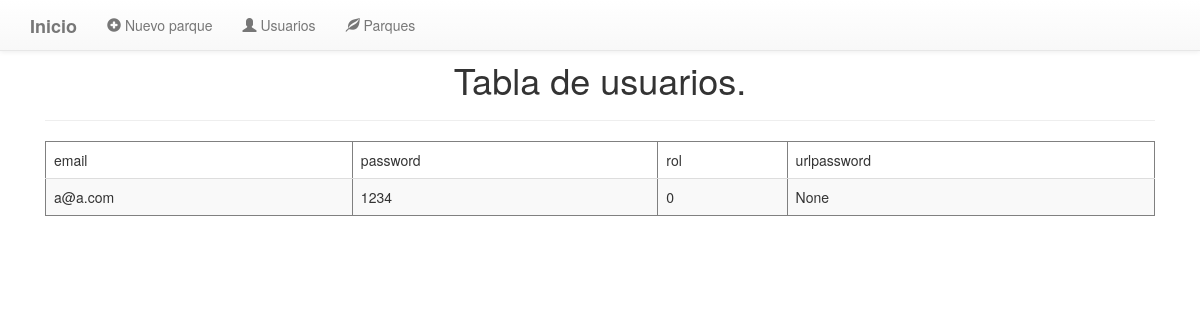
The page /usuarios on the database its author committed.
### tables this page shows
CREATE TABLE user (email TEXT PRIMARY KEY, password TEXT, rol INTEGER, urlpassword TEXT);

### src/server/app.py (the view)
@app.route('/usuarios')
def users():
    con = sql.connect("database.db")
    con.row_factory = sql.Row
    cur = con.cursor()
    cur.execute("select * from user")
    rows = cur.fetchall()
    print(rows)
    return render_template("list_usuario.html",rows = rows)

### src/server/templates/list_usuario.html
{% extends 'base.html' %}
{% block content %}
      <div class="container">
         <div class="col-md-12">
            <br><br>
            <h1 class="titulo">Tabla de usuarios.</h1>
            <hr>
            <table border = 1 class="table table-striped">
               <thead>
                  <td>email</td>
                  <td>password</td>
                  <td>rol</td>
                  <td>urlpassword</td>
               </thead>
               {% for row in rows %}
                  <tr>
                     <td>{{row["email"]}}</td>
                     <td> {{ row["password"]}}</td>
                     <td>{{row['rol']}}</td>
                     <td>{{row['urlpassword']}}</td>
                  </tr>
               {% endfor %}
            </table>
      </div>
   </div>
{% endblock %}

### src/server/static/css/style.css (style rules this page uses)
h1.titulo, h3.titulo { text-align: center; }

### rows shown on the page
user: email "a@a.com", password "1234", rol "0", urlpassword "None"
